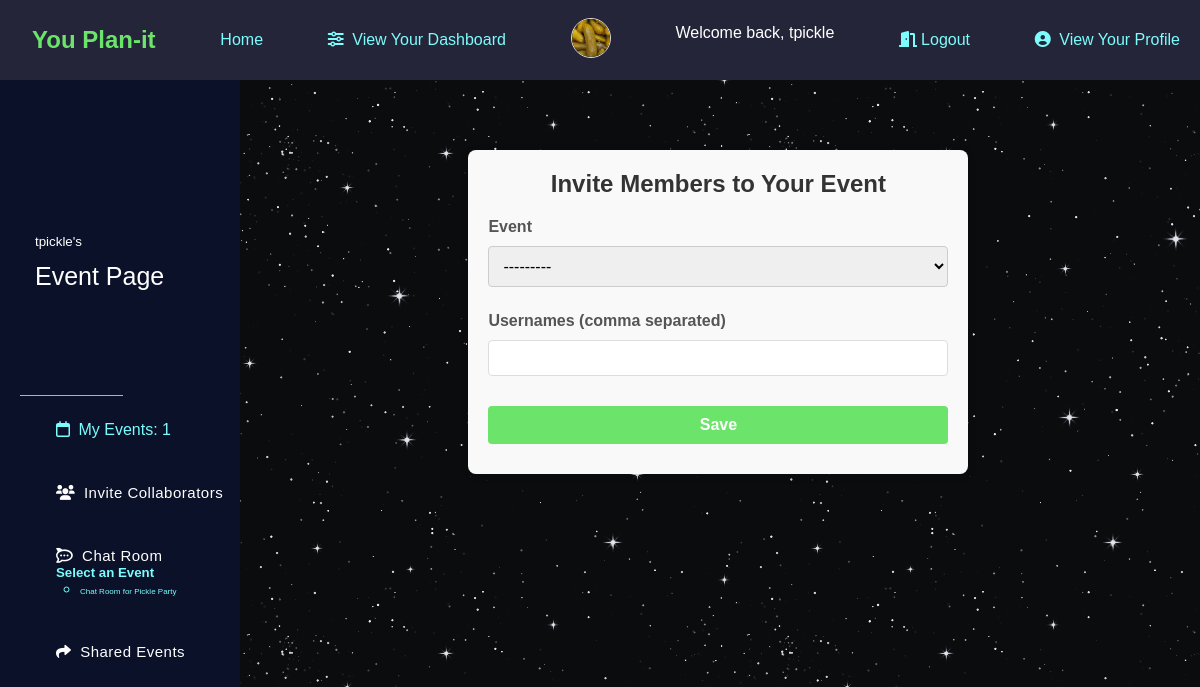
Page /dashboard/DjangoTester2025/invite/ (signed in) on the committed database.
### app/models.py (models this page shows, shortened)
class Profile(models.Model):
    user = models.OneToOneField(User, on_delete=models.CASCADE)
    image = models.ImageField(default='default.jpg', upload_to='profile_pics')
    bio = models.CharField(max_length=200, blank=True, null=True)

class Events(models.Model):
    name = models.CharField(max_length=200)
    description = models.CharField(max_length=500)
    event_image = models.ImageField(upload_to='event_images', blank=True, null=True)
    user = models.ForeignKey(User, on_delete=models.CASCADE, related_name='events')
    members = models.ManyToManyField(User, related_name='invitedusers')
    invitepending = models.ManyToManyField(User, related_name='pending')
    start_datetime = models.DateTimeField()
    end_datetime = models.DateTimeField()
    event_location = models.CharField(max_length=300, blank=True, null=True)
    address = models.CharField(max_length=500, blank=True, null=True)
    def __str__(self):
        return self.name

### app/views.py (the view)
# urls.py: path("dashboard/<str:username>/invite/", views.InviteUser, name="invites"),
def InviteUser(request, username):
    shared_events = Events.objects.filter(members=request.user).exclude(user=request.user)
    if request.method == 'POST':
        form = AddMembersToEventForm(request.POST, user=request.user)
        if form.is_valid():
            event = form.cleaned_data['event']
            usernames = form.cleaned_data['usernames']
            username_list = [username.strip() for username in usernames.split(',')]
            members = []
            invalid_usernames = []
            for username in username_list:
                try:
                    user = User.objects.get(username=username)
                    members.append(user)
                except User.DoesNotExist:
                    invalid_usernames.append(username)
            if invalid_usernames:
                success = f"Unable to find users: {', '.join(invalid_usernames)}."
            else:
                event.invitepending.add(*members)
                success = "User(s) invited successfully."
            invited_profiles = []
            for member in members:
                profile = Profile.objects.get(user=member)
                invited_profiles.append(profile)
            context = {
                'form': form,
                'myevents': Events.objects.filter(user=request.user),
                'success': success,
                'profile': Profile.objects.get(user=request.user),
                'invited_profiles': invited_profiles,
                'shared_events': shared_events
            }
            return render(request, 'invites.html', context)
    else:
        form = AddMembersToEventForm(user=request.user)
    success = ""
    context = {
        'form': form,
        'myevents': Events.objects.filter(user=request.user),
        'success': success,
        'profile': Profile.objects.get(user=request.user),
        'shared_events': shared_events
    }
    return render(request, 'invites.html', context)

### app/forms.py
class AddMembersToEventForm(forms.Form):
    event = forms.ModelChoiceField(queryset=Events.objects.none(), required=True)
    usernames = forms.CharField(required=True, help_text="Enter usernames separated by commas")
    def __init__(self, *args, **kwargs):
        user = kwargs.pop('user', None)
        super(AddMembersToEventForm, self).__init__(*args, **kwargs)
        if user:
            self.fields['event'].queryset = Events.objects.filter(user=user)

### app/templates/invites.html (shortened to what this page needs)
{% extends 'userdashboard.html' %}
{% block info %}
<div class="event-invite-form">
    <h2>Invite Members to Your Event</h2>
    <form method="post" class="invite-form">
        <div class="form-group">
            <label for="event" class="form-label">Event</label>
            {{ form.event }}
        </div>
        <div class="form-group">
            <label for="usernames" class="form-label">Usernames (comma separated)</label>
            {{ form.usernames }}
        </div>
        <button type="submit" class="btn btn-primary">Save</button>
    </form>
</div>
{% endblock %}

### app/templates/userdashboard.html (shortened to what this page needs)
{% extends 'base.html' %}
{% block content %}
<html class="user-dashboard">
    {% block sidebar %}
    <main class="main-wrap">
        <header class="main-head">
            <div class="main-nav">
                <nav class="navbar">
                    <div class="navbar-nav">
                        <div class="title">
                            <h3>
                                <span class="title-text"><span class="dashboard-username">{{ user.username }}'s</span><br>Event Page</span>
                            </h3>
                        </div>
                        <ul class="nav-list">
                            <li class="nav-list-item">
                                <a href="{% url 'event_page' username=user.username %}">
                                    <i class="fa-regular fa-calendar"></i>
                                    <span class="link-text">My Events: {{ myevents.count }}</span>
                                </a>
                            </li>
                            <li class="nav-list-item">
                                <a href="{% url 'invites' username=user.username %}" class="nav-link">
                                    <i class="fa-solid fa-users"></i>
                                    <span class="link-text">Invite Collaborators</span>
                                </a>
                            </li>
                            <li class="nav-list-item">
                                <a href="#" class="nav-link" data-toggle="dropdown">
                                    <i class="fa-brands fa-rocketchat"></i>
                                    <span class="link-text">Chat Room</span>
                                </a>
                                <div class="dropdown-menu">
                                    {% if myevents or shared_events %}
                                        <h5>Select an Event</h5>
                                        <ul>
                                            {% for event in myevents %}
                                                <li>
                                                    <a href="{% url 'chats' username=user.username event_id=event.id %}" class="event-chat-room-text">
                                                        Chat Room for {{ event.name }}
                                                    </a>
                                                </li>
                                            {% endfor %}
                                        </ul>
                                    {% else %}
                                        <p class="no-current-events">You have no events to chat about.</p>
                                    {% endif %}
                                </div>
                            </li>
                            <li class="nav-list-item">
                                <a href="{% url 'shared_events' username=user.username %}" class="nav-link">
                                    <i class="fa-solid fa-share"></i>
                                    <span class="link-text">Shared Events</span>
                                </a>
                            </li>
                        </ul>
                    </div>
                </nav>
            </div>
        </header>
    </main>
    {% endblock %}
    <section class="showcase">
        {% block info %}{% endblock %}
    </section>
{% endblock %}

### app/templates/base.html (shortened to what this page needs)
<!DOCTYPE html>
{% load static %}
<html lang="en">
  <head>
    <link rel="stylesheet" href="{% static "styling.css" %}"/>
    <link
      href="https://cdnjs.cloudflare.com/ajax/libs/font-awesome/6.0.0-beta3/css/all.min.css"
      rel="stylesheet"
    />
  </head>
  <body>
    <nav style="z-index:99;">
        <h1 class="color-header">&ensp;You Plan-it</h1>
      <a href="{% url 'home' %}">Home</a>
      {% if request.user.is_authenticated %}
      <span>
        <a href="{% url 'user_dashboard' username=request.user.username %}">
          <i class="fa-solid fa-sliders"></i> View Your Dashboard
        </a>
      </span>
      <div class="profile-image-container">
        <img src="{% if profile.image %}{{ profile.image.url }}{% else %}/media/profile_pics/default.jpg{% endif %}"
             alt="?"
             class="profile-image-base">
      </div>
      <p class="welcome-message">Welcome back, {{request.user.username}}</p>
      <a href="{% url 'logout' %}"><i class="fa-solid fa-door-open"></i>Logout</a>
      <span>
        <a href="{% url 'profile' username=request.user.username %}">
          <i class="fa-solid fa-user-circle"></i> View Your Profile
        </a>
      </span>
    {% else %}
      <p class="welcome-message" style="color: white; text-decoration: none;">You are not logged in</p>
      <span><a href="{% url 'login' %}"><i class="fa-solid fa-door-open"></i>Sign In</a></span>
    {% endif %}
    </nav>
    <div class="container-style" style="margin: 1vh;">
      {% block content %}{% endblock %}
    </div>
  </body>
</html>

### rows in the picture
Profile: image (picture)
Events: name "Pickle Party"

### other values in the picture
{{ request.user.username }} "tpickle"
{{ user.username }} "tpickle"
{{ myevents.count }} "1"
